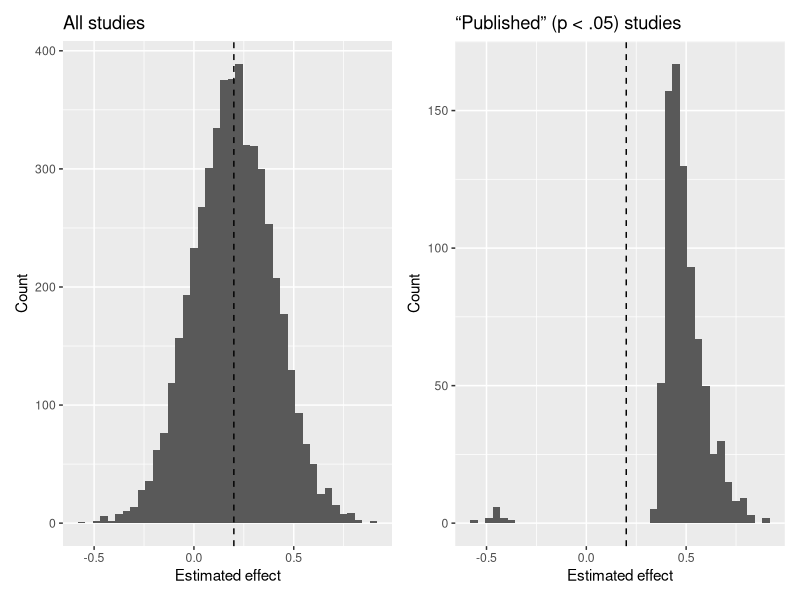

The R source for this figure:
## ---- chunk 1
library(kableExtra)
options(knitr.kable.NA = '')
set.seed(1)
## ---- chunk 2
set.seed(1)
library(ggplot2); library(patchwork)

# Simulate many "studies" estimating a small true effect
n_study   <- 50
true_d    <- 0.20
n_sims    <- 5000

sim <- replicate(n_sims, {
  x <- rnorm(n_study, mean = true_d, sd = 1)   # treatment
  y <- rnorm(n_study, mean = 0,       sd = 1)   # control
  t  <- t.test(x, y, var.equal = TRUE)
  est <- mean(x) - mean(y)
  c(est = est, p = t$p.value)
})
sim <- data.frame(t(sim))

all_est <- ggplot(sim, aes(est)) +
  geom_histogram(bins = 40) +
  geom_vline(xintercept = true_d, linetype = 2) +
  labs(title = "All studies", x = "Estimated effect", y = "Count")

pub_est <- ggplot(subset(sim, p < .05), aes(est)) +
  geom_histogram(bins = 40) +
  geom_vline(xintercept = true_d, linetype = 2) +
  labs(title = "“Published” (p < .05) studies", x = "Estimated effect", y = "Count")

all_est + pub_est
